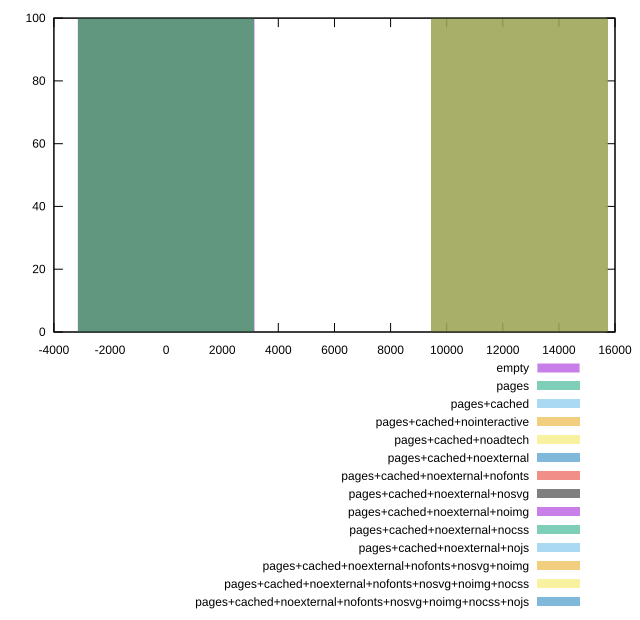

The script that saved this image:
reset
set terminal svg size 640, 620 enhanced background rgb 'white'
set output "report_00007_2020-12-11T15:55:29.892Z/interactive/comparison/histogram/all_raw.svg"

$empty <<EOF
0 100
EOF

$pages <<EOF
12615.509286046117 100
EOF

$pagesCached <<EOF
12615.509286046117 100
EOF

$pagesCachedNointeractive <<EOF
12615.509286046117 100
EOF

$pagesCachedNoadtech <<EOF
0 100
EOF

$pagesCachedNoexternal <<EOF
0 100
EOF

$pagesCachedNoexternalNofonts <<EOF
0 100
EOF

$pagesCachedNoexternalNosvg <<EOF
0 100
EOF

$pagesCachedNoexternalNoimg <<EOF
0 100
EOF

$pagesCachedNoexternalNocss <<EOF
0 100
EOF

$pagesCachedNoexternalNojs <<EOF
0 100
EOF

$pagesCachedNoexternalNofontsNosvgNoimg <<EOF
0 100
EOF

$pagesCachedNoexternalNofontsNosvgNoimgNocss <<EOF
0 100
EOF

$pagesCachedNoexternalNofontsNosvgNoimgNocssNojs <<EOF
0 100
EOF

set key outside below
set boxwidth 6307.754643023059
set yrange [0:100]
set style fill transparent solid 0.5 noborder

plot \
  $empty title "empty" with boxes, \
  $pages title "pages" with boxes, \
  $pagesCached title "pages+cached" with boxes, \
  $pagesCachedNointeractive title "pages+cached+nointeractive" with boxes, \
  $pagesCachedNoadtech title "pages+cached+noadtech" with boxes, \
  $pagesCachedNoexternal title "pages+cached+noexternal" with boxes, \
  $pagesCachedNoexternalNofonts title "pages+cached+noexternal+nofonts" with boxes, \
  $pagesCachedNoexternalNosvg title "pages+cached+noexternal+nosvg" with boxes, \
  $pagesCachedNoexternalNoimg title "pages+cached+noexternal+noimg" with boxes, \
  $pagesCachedNoexternalNocss title "pages+cached+noexternal+nocss" with boxes, \
  $pagesCachedNoexternalNojs title "pages+cached+noexternal+nojs" with boxes, \
  $pagesCachedNoexternalNofontsNosvgNoimg title "pages+cached+noexternal+nofonts+nosvg+noimg" with boxes, \
  $pagesCachedNoexternalNofontsNosvgNoimgNocss title "pages+cached+noexternal+nofonts+nosvg+noimg+nocss" with boxes, \
  $pagesCachedNoexternalNofontsNosvgNoimgNocssNojs title "pages+cached+noexternal+nofonts+nosvg+noimg+nocss+nojs" with boxes, \


reset
